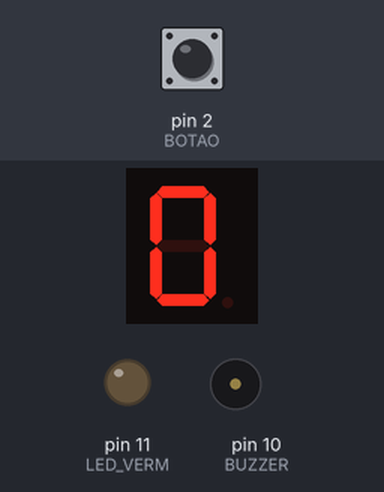
A sketch run on a simulated Arduino Uno, built with avr-gcc and run on an emulated ATmega328P. Parts: 1-digit seven-segment display, output pins drawn as LEDs (lit = HIGH), buzzer (waves = sounding). Wiring (inferred from the names in the program): 1-digit 7-segment display, segments lit when HIGH: segments pin 3, pin 4, pin 5, pin 6, A3, A4, A5. The test bench sets the inputs (shaded band); at power-on: pin 2 (BOTAO) HIGH. The segment pins are drawn as the display they are named for; pins used as bus, display or sensor lines are not drawn.

Above: at 1.2 s.
1.3 s: pin 2 (BOTAO) pulled LOW for 0.15 s
At 2.4 s:
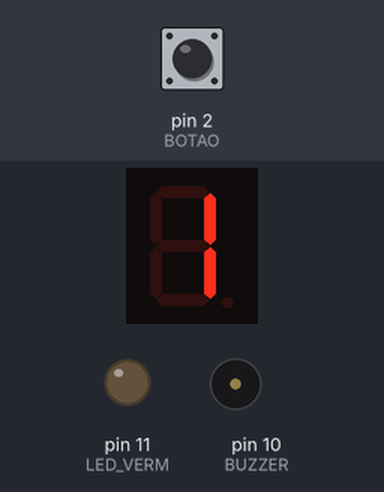
2.9 s: pin 2 (BOTAO) pulled LOW for 1 s
At 3.7 s:
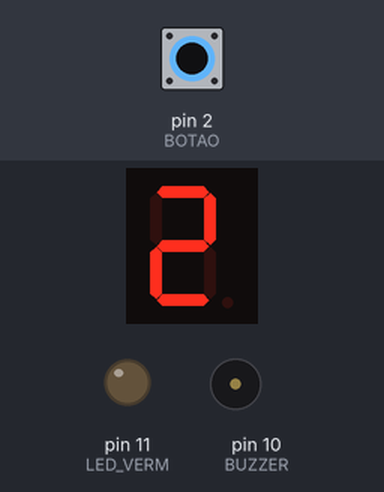
5.4 s: pin 2 (BOTAO) pulled LOW for 0.15 s
At 6.6 s:
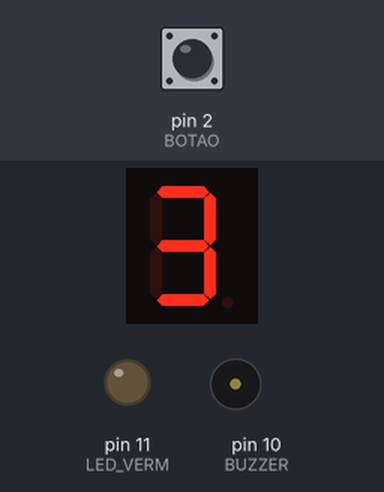
7.0 s: pin 2 (BOTAO) pulled LOW for 1 s
At 8.0 s:
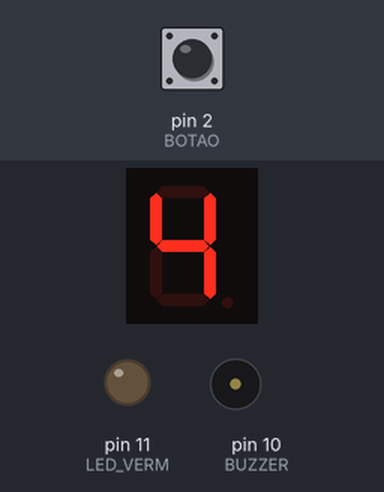
9.5 s: pin 2 (BOTAO) pulsed LOW 5 times (0.12 s each, 0.3 s apart)
At 12.0 s:
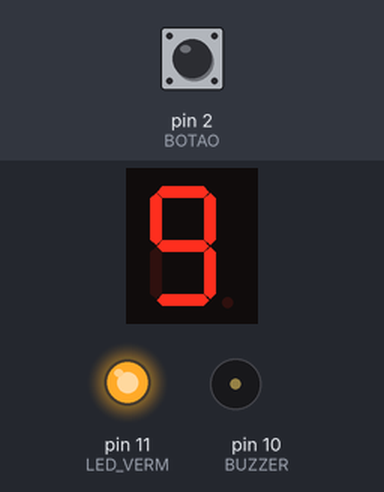
Timing chart, 0 to 13.5 s (numbered marks = the images above; inputs shaded):
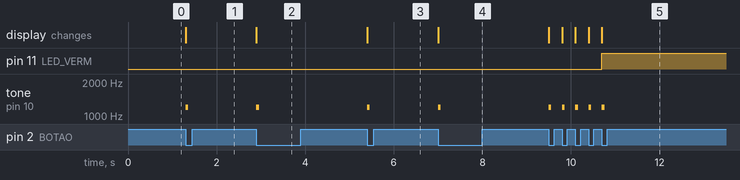

The sketch:

etapa6b_contador.ino
```cpp
/*
  MINICURSO DE ROBÓTICA — Parte 1, Etapa 6b: contador (botão + display + buzzer)
  Montagem: nada novo — junta o que já está montado.
  Resultado esperado: cada aperto soma 1 no display (0 a 9, depois volta a 0)
            com um bip; no 9, o LED vermelho acende.
*/
const bool DISPLAY_ANODO_COMUM = false;
const bool BUZZER_ATIVO = false;
const int PIN_SEG[7] = {3, 4, 5, 6, A3, A4, A5};
const int BOTAO = 2, BUZZER = 10, LED_VERM = 11;
const byte DIGITOS[10] = {0x3F, 0x06, 0x5B, 0x4F, 0x66, 0x6D, 0x7D, 0x07, 0x7F, 0x6F};

int contagem = 0;
int leituraAnterior = HIGH;

void mostrar(byte padrao) {
  for (int i = 0; i < 7; i++) {
    bool aceso = padrao & (1 << i);
    if (DISPLAY_ANODO_COMUM) aceso = !aceso;
    digitalWrite(PIN_SEG[i], aceso ? HIGH : LOW);
  }
}

void bip() {
  if (BUZZER_ATIVO) { digitalWrite(BUZZER, HIGH); delay(60); digitalWrite(BUZZER, LOW); }
  else { tone(BUZZER, 1200, 60); }
}

void setup() {
  for (int i = 0; i < 7; i++) pinMode(PIN_SEG[i], OUTPUT);
  pinMode(BOTAO, INPUT_PULLUP);
  pinMode(BUZZER, OUTPUT);
  pinMode(LED_VERM, OUTPUT);
  mostrar(DIGITOS[0]);
}

void loop() {
  int leitura = digitalRead(BOTAO);
  if (leituraAnterior == HIGH && leitura == LOW) {
    contagem = (contagem + 1) % 10;              // 9 + 1 volta para 0
    mostrar(DIGITOS[contagem]);
    digitalWrite(LED_VERM, contagem == 9);
    bip();
    delay(30);                                   // debounce
  }
  leituraAnterior = leitura;
}

/* Desafio: segurar o botão por 1 s zera a contagem (use millis()).
*/
```

Measured:
- after the input at 1.3 s, tone on pin 10 (BUZZER): silent → 1200 Hz at once, → silent 0.06 s later; the display: changes at once (image 1)
- after the input at 2.9 s, tone on pin 10 (BUZZER): silent → 1200 Hz at once, → silent 0.06 s later; the display: changes at once (image 2)
- after the input at 5.4 s, tone on pin 10 (BUZZER): silent → 1200 Hz at once, → silent 0.06 s later; the display: changes at once (image 3)
- after the input at 7.0 s, tone on pin 10 (BUZZER): silent → 1200 Hz at once, → silent 0.06 s later; the display: changes at once (image 4)
- after the input at 9.5 s, pin 11 (LED_VERM): LOW → HIGH after 1.2 s; tone on pin 10 (BUZZER): alternates 1200 Hz for 0.06 s and silent for 0.24 s, 10 changes in all, then stays silent, starting at once; the display: first changes at once (image 5 shows a later state)
